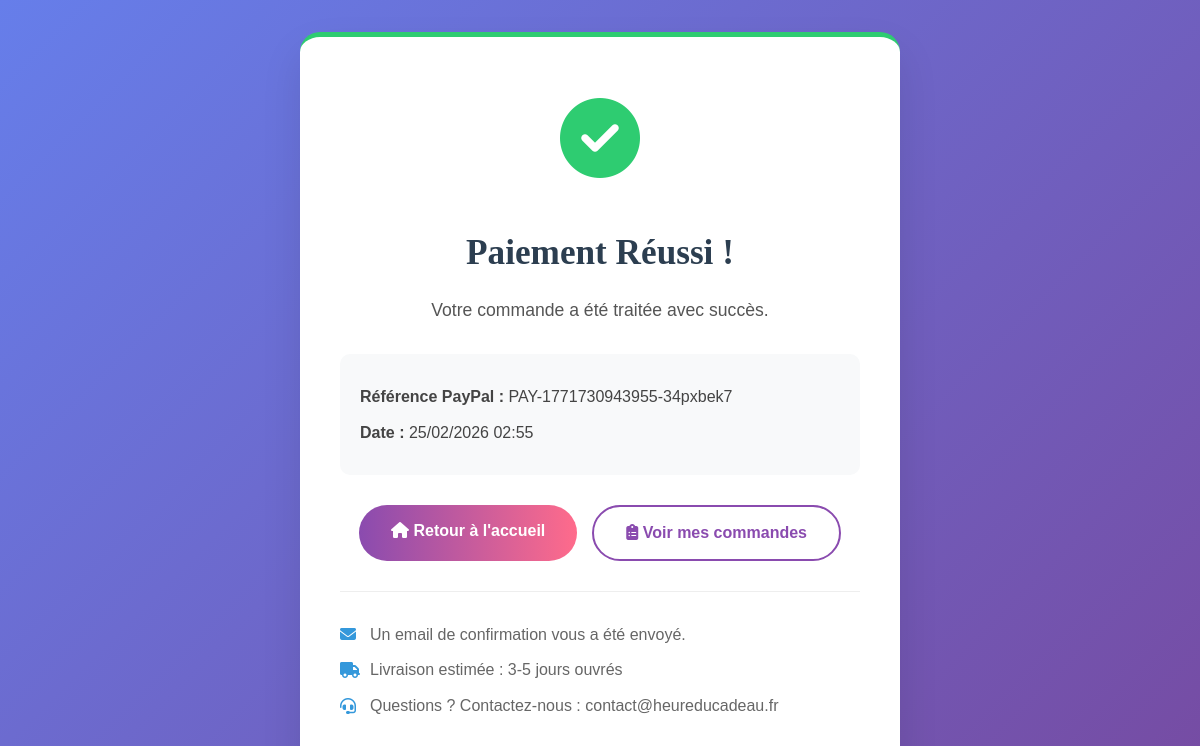
The app's page /paiement-reussi.php?token=PAY-1771730943955-34pxbek7, older data.
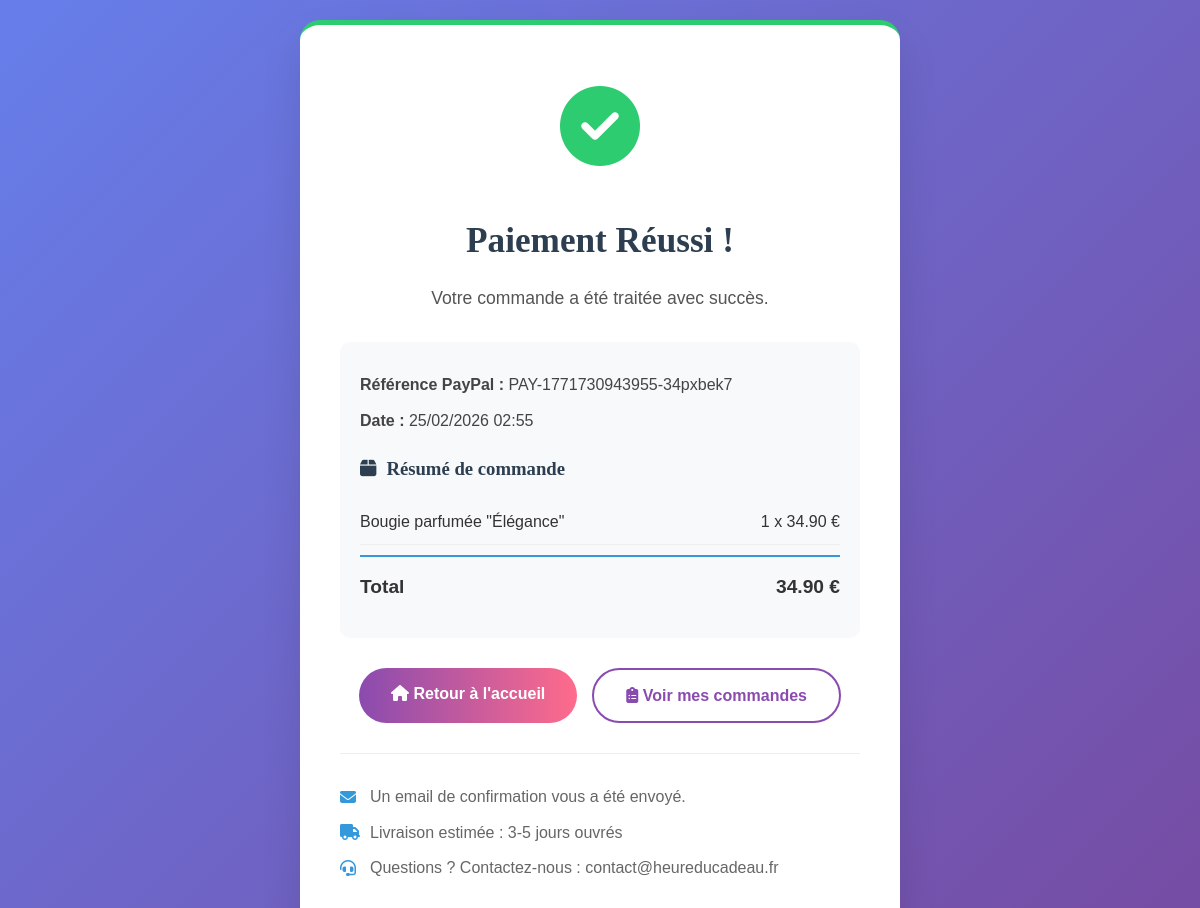
The same page, newer data.
### tables this page shows
CREATE TABLE `commande_items` (
  `id_item` int NOT NULL,
  `id_commande` int NOT NULL,
  `id_produit` int NOT NULL,
  `id_variant` int DEFAULT NULL,
  `reference_produit` varchar(50) NOT NULL,
  `nom_produit` varchar(255) NOT NULL,
  `quantite` int NOT NULL,
  `prix_unitaire_ht` decimal(10,2) NOT NULL,
  `prix_unitaire_ttc` decimal(10,2) NOT NULL,
  `tva` decimal(4,2) NOT NULL,
  `options` text COMMENT 'JSON des options au moment de la commande'
);

### paiement-reussi.php (the view, shortened to what this page needs)
<?php
$orderId = $_GET['token'] ?? $_GET['paymentId'] ?? '';
$pdo = getPDOConnection();
?>
<!DOCTYPE html>
<html lang="fr">
<head>
    <link rel="stylesheet" href="css/style.css">
    <link rel="stylesheet" href="css/paiement.css">
    <link rel="stylesheet" href="https://cdnjs.cloudflare.com/ajax/libs/font-awesome/6.4.0/css/all.min.css">
</head>
<body>
    <div class="confirmation-container">
        <div class="confirmation-card success">
            <div class="confirmation-icon">
                <i class="fas fa-check-circle"></i>
            </div>
            <h1>Paiement Réussi !</h1>
            <p class="confirmation-message">
                Votre commande a été traitée avec succès.
            </p>
            <div class="confirmation-details">
                <?php if ($orderId): ?>
                <p><strong>Référence PayPal :</strong> <?php echo htmlspecialchars($orderId); ?></p>
                <?php endif; ?>
                <p><strong>Date :</strong> <?php echo date('d/m/Y H:i'); ?></p>
                <?php
                if ($pdo && $orderId) {
                    $stmt = $pdo->prepare("
                        SELECT c.*, ci.nom_produit, ci.quantite, ci.prix_unitaire_ttc
                        FROM commandes c
                        LEFT JOIN commande_items ci ON c.id_commande = ci.id_commande
                        WHERE c.reference_paiement = ?
                    ");
                    $stmt->execute([$orderId]);
                    $commandes = $stmt->fetchAll();
                    if ($commandes) {
                        echo '<div class="commande-resume">';
                        echo '<h3><i class="fas fa-box"></i> Résumé de commande</h3>';
                        $total = 0;
                        foreach ($commandes as $item) {
                            $itemTotal = $item['quantite'] * $item['prix_unitaire_ttc'];
                            $total += $itemTotal;
                            echo '<div class="commande-item">';
                            echo '<span>' . htmlspecialchars($item['nom_produit']) . '</span>';
                            echo '<span>' . $item['quantite'] . ' x ' . number_format($item['prix_unitaire_ttc'], 2) . ' €</span>';
                            echo '</div>';
                        }
                        echo '<div class="commande-total">';
                        echo '<span>Total</span>';
                        echo '<span>' . number_format($total, 2) . ' €</span>';
                        echo '</div>';
                        echo '</div>';
                    }
                }
                ?>
            </div>
            <div class="confirmation-actions">
                <a href="index.html" class="btn btn-primary">
                    <i class="fas fa-home"></i> Retour à l'accueil
                </a>
                <a href="commandes.html" class="btn btn-secondary">
                    <i class="fas fa-clipboard-list"></i> Voir mes commandes
                </a>
            </div>
            <div class="confirmation-info">
                <p><i class="fas fa-envelope"></i> Un email de confirmation vous a été envoyé.</p>
                <p><i class="fas fa-truck"></i> Livraison estimée : 3-5 jours ouvrés</p>
                <p><i class="fas fa-headset"></i> Questions ? Contactez-nous : contact@heureducadeau.fr</p>
            </div>
        </div>
    </div>
</body>
</html>

### css/style.css (style rules this page uses)
* { margin: 0; padding: 0; box-sizing: border-box; }
:root { --primary-color: #8a4baf; --secondary-color: #ff6b8b; --accent-color: #4fc3f7; --dark-color: #2d3748; --light-color: #f8f9fa; --text-color: #333; --border-color: #e2e8f0; --shadow: 0 4px 6px rgba(0, 0, 0, 0.1); --transition: all 0.3s ease; }
body { font-family: "Poppins", sans-serif; line-height: 1.6; color: var(--text-color); background-color: var(--light-color); }
h1, h2, h3, h4 { font-family: "Playfair Display", serif; font-weight: 600; }
.btn { display: inline-block; padding: 0.8rem 2rem; border-radius: 30px; text-decoration: none; font-weight: 600; transition: var(--transition); border: none; cursor: pointer; font-size: 1rem; }
.btn-primary { background: linear-gradient( to right, var(--primary-color), var(--secondary-color) ); color: white; }
.btn-secondary { background: transparent; color: var(--primary-color); border: 2px solid var(--primary-color); }

### css/paiement.css (style rules this page uses)
.confirmation-container { min-height: 100vh; display: flex; align-items: center; justify-content: center; padding: 20px; background: linear-gradient(135deg, #667eea 0%, #764ba2 100%); }
.confirmation-card { background: white; border-radius: 20px; padding: 40px; max-width: 600px; width: 100%; text-align: center; box-shadow: 0 20px 40px rgba(0, 0, 0, 0.1); }
.confirmation-card.success { border-top: 5px solid #2ecc71; }
.confirmation-icon { font-size: 5rem; margin-bottom: 20px; }
.confirmation-card.success .confirmation-icon { color: #2ecc71; }
.confirmation-card h1 { color: #2c3e50; margin-bottom: 15px; font-size: 2.2rem; }
.confirmation-message { color: #555; font-size: 1.1rem; line-height: 1.6; margin-bottom: 30px; }
.confirmation-details { background: #f8f9fa; border-radius: 10px; padding: 20px; margin: 25px 0; text-align: left; }
.confirmation-details p { margin: 10px 0; color: #444; }
.commande-resume { margin-top: 20px; }
.commande-resume h3 { color: #2c3e50; margin-bottom: 15px; display: flex; align-items: center; gap: 10px; }
.commande-item { display: flex; justify-content: space-between; padding: 10px 0; border-bottom: 1px solid #eee; }
.commande-total { display: flex; justify-content: space-between; padding: 15px 0; margin-top: 10px; font-weight: 600; font-size: 1.2rem; border-top: 2px solid #3498db; }
.confirmation-actions { display: flex; gap: 15px; justify-content: center; margin: 30px 0; flex-wrap: wrap; }
.confirmation-info { margin-top: 30px; padding-top: 20px; border-top: 1px solid #eee; text-align: left; }
.confirmation-info p { margin: 10px 0; color: #666; display: flex; align-items: center; gap: 10px; }
.confirmation-info i { color: #3498db; width: 20px; }

Row changes from the older to the newer data that the page shows:
added commande_items: nom_produit "Bougie parfumée \"Élégance\"", quantite "1", prix_unitaire_ttc "34.90"
Text that changed along with them:
$total: (not shown) → "34.90"
text now shown: "Résumé de commande Total €"
